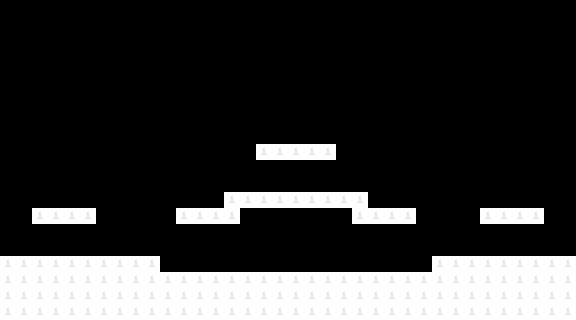

This game map was drawn from its Tiled (.tmx) file and the tilesets committed beside it. A one-line description and the trimmed map source follow:
An orthogonal 36x20 tile map with 16x16 px tiles, 1 tile layer (Tile Layer 1).

<map version="1.0" orientation="orthogonal" renderorder="right-down" width="36" height="20" tilewidth="16" tileheight="16" nextobjectid="1">
 <tileset firstgid="1" name="tiles" tilewidth="16" tileheight="16">
  <image source="images/tiles.png" width="80" height="16" />
 </tileset>
 <layer name="Tile Layer 1" width="36" height="20">
  <data>[720 cells, 720 non-empty, 2 distinct tile ids]</data>
 </layer>
</map>
